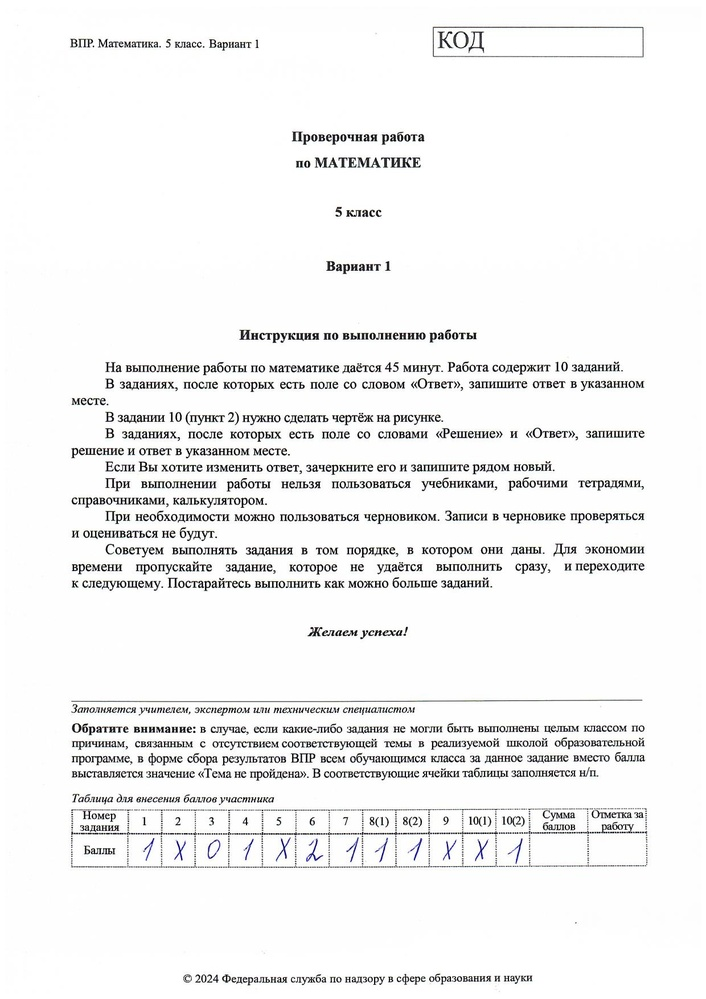
#> input picture image2.jpg, 706 x 999 px, shrunk from 1240 x 1753 before the run
$ python -i utils.py   (imports and definitions only)
#> lines starting #> are read from the running program, lines starting #| are printed output that depends on the picture; after the words box and inside, x2 and y2 are one past the last pixel; in counts of white or black regions, pixels touching at a corner belong together
import cv2

def is_cell_empty(image_path, intensity_threshold=140, pixel_threshold=0.01, central_fraction=0.9):
#> called with image_path = '../image2.jpg', intensity_threshold = 140, pixel_threshold = 0.01, central_fraction = 0.9
    cell_image = cv2.imread(image_path)
#> cell_image is the input picture: shape (999, 706, 3); mean B, G, R 242.7, 242.7, 242.6

    gray_cell = cv2.cvtColor(cell_image, cv2.COLOR_BGR2GRAY)

    height, width = gray_cell.shape
#> height = 999; width = 706

    h_start = int(height * (1 - central_fraction) / 2)
#> h_start = 49
    h_end = int(height * (1 + central_fraction) / 2)
#> h_end = 949
    w_start = int(width * (1 - central_fraction) / 2)
#> w_start = 35
    w_end = int(width * (1 + central_fraction) / 2)
#> w_end = 670

    central_region = gray_cell[h_start:h_end, w_start:w_end]
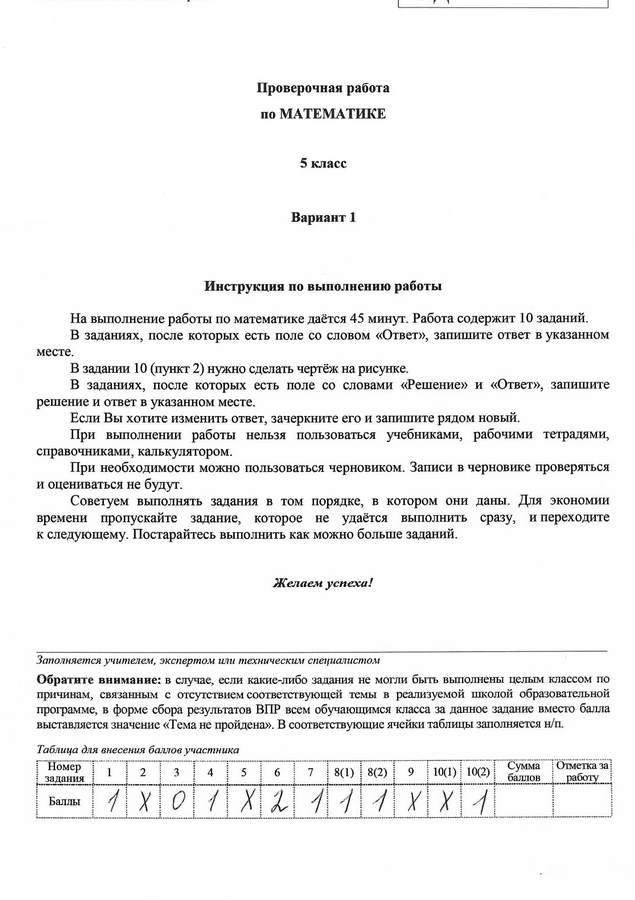
#> central_region: shape (900, 635); min 0, max 255, mean 240.7

    _, binary_mask = cv2.threshold(central_region, intensity_threshold, 255, cv2.THRESH_BINARY_INV)
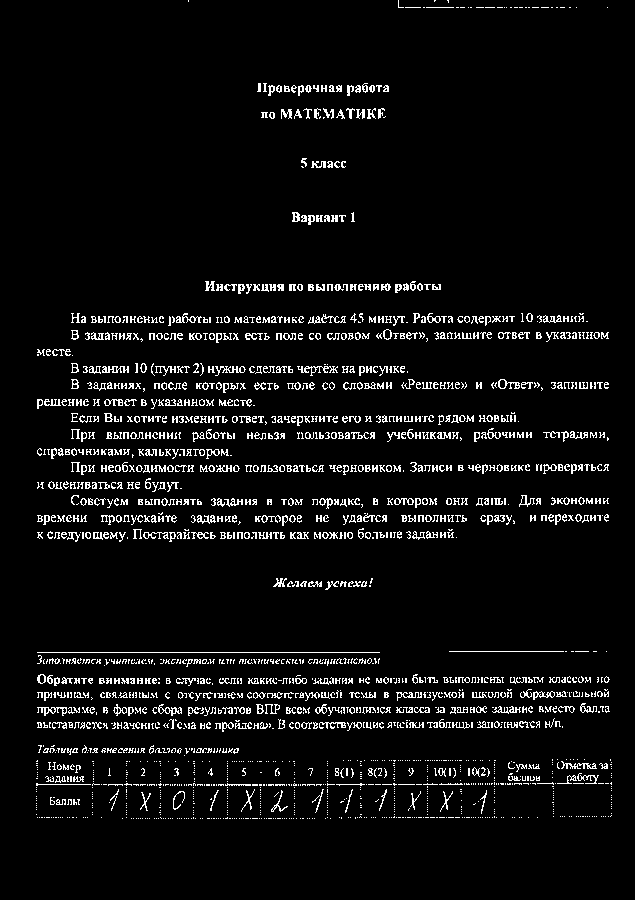
#> binary_mask: shape (900, 635); 5.5% white in thin lines or dots, all inside (x1, y1, x2, y2) = (36, 0, 612, 819)

    non_empty_pixels = cv2.countNonZero(binary_mask)
#> non_empty_pixels = 31258
    non_empty_ratio = non_empty_pixels / central_region.size
#> non_empty_ratio = 0.0547

    return non_empty_ratio < pixel_threshold

>>> result = is_cell_empty('../image2.jpg')
#> result = False

$ run again, on cell_1_1.jpg
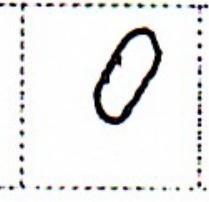
#> input picture cell_1_1.jpg, 209 x 202 px
#> in is_cell_empty, cell_image is the input picture: shape (202, 209, 3); mean B, G, R 235.5, 235.9, 235.6
#> in is_cell_empty, `central_region = gray_cell[h_start:h_end, w_start:w_end]`:
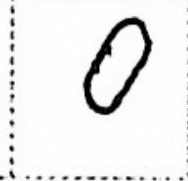
#> central_region: shape (181, 188); min 0, max 255, mean 236.7
#> in is_cell_empty, `_, binary_mask = cv2.threshold(central_region, intensity_threshold, 25..`:
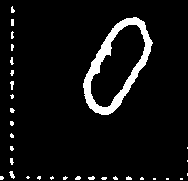
#> binary_mask: shape (181, 188); 6.4% white; 32 white regions (25 under 20 px), largest, box (x1, y1, x2, y2) and area: (83, 17, 153, 115) 1744, (9, 171, 15, 179) 27, (10, 81, 14, 90) 24
#> non_empty_pixels = 2186
#> non_empty_ratio = 0.0642
#> result = False

$ run again, on cell_1_14.jpg
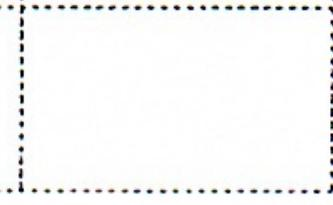
#> input picture cell_1_14.jpg, 333 x 205 px
#> in is_cell_empty, cell_image is the input picture: shape (205, 333, 3); mean B, G, R 247.4, 247.8, 247.5
#> in is_cell_empty, `central_region = gray_cell[h_start:h_end, w_start:w_end]`:
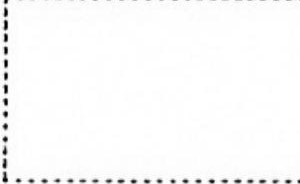
#> central_region: shape (184, 300); min 0, max 255, mean 250.3
#> in is_cell_empty, `_, binary_mask = cv2.threshold(central_region, intensity_threshold, 25..`:
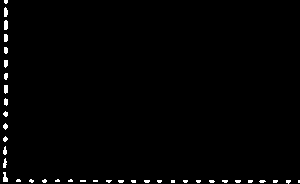
#> binary_mask: shape (184, 300); 1.3% white; 38 white regions (24 under 20 px), largest, box (x1, y1, x2, y2) and area: (4, 20, 8, 30) 37, (3, 172, 8, 182) 36, (4, 7, 8, 17) 33
#> non_empty_pixels = 711
#> non_empty_ratio = 0.0129
#> result = False
